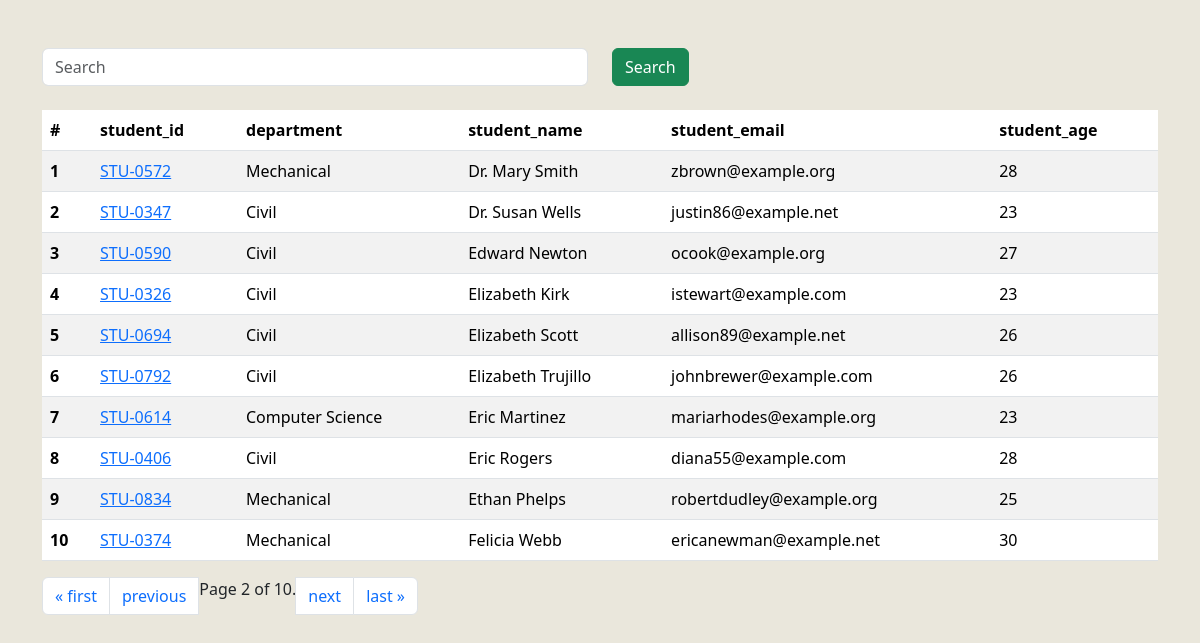
Screenshot of /students/?page=2 with the database file from the repository.
### home/models.py (models this page shows, shortened)
class Student(models.Model):
    department = models.ForeignKey(Department , related_name="depart" ,on_delete = models.CASCADE )
    student_id = models.OneToOneField(StudentID , related_name = "studentid" , on_delete = models.CASCADE)
    student_name = models.CharField(max_length = 100)
    student_email = models.EmailField(unique = True)
    student_age = models.IntegerField(default = 18)
    student_address = models.TextField()
    is_deleted = models.BooleanField(default=False)
    objects = StudentManager()
    admin_objects = models.Manager()
    def __str__(self) -> str:
        return self.student_name
    class Meta:
        ordering = ['student_name']
        verbose_name = "student"

class StudentID(models.Model):
    student_id = models.CharField(max_length=100)
    def __str__(self) -> str:
        return self.student_id

class Department(models.Model):
    department  = models.CharField(max_length=100)
    class Meta:
        ordering = ['department']

### home/views.py (the view, shortened to what this page needs)
# urls.py: path('students/', get_students, name="get_students"),
def get_students(request):
    queryset = Student.objects.all()
    paginator = Paginator(queryset, 10)  # Show 10 contacts per page.
    page_number = request.GET.get("page" , 1)
    page_obj = paginator.get_page(page_number)
    print(page_obj.object_list)
    return render(request, 'report/students.html' , {'queryset' : page_obj} )

### home/models.py (called while the page is built)
    def get_queryset(self):
        return super().get_queryset().filter(is_deleted = False)

### home/templates/report/students.html
{% extends "base.html" %}
{% block start %}
    <div class="container mt-5">
       <form action="" class="mb-4">
            <div class="row">
                <div class="col-md-6">
                    <input class="form-control" name="search" placeholder="Search">
                </div>
                <div class="col-md-6">
                    <button class="btn btn-success">Search</button>
                </div>
            </div>
        </form>
        <table class="table table-striped">
            <thead>
              <tr>
                <th scope="col">#</th>
                <th scope="col">student_id</th>
                <th scope="col">department</th>
                <th scope="col">student_name</th>
                <th scope="col">student_email</th>
                <th scope="col">student_age</th>
              </tr>
            </thead>
            <tbody>
                {% for s in queryset %}
              <tr>
                <th scope="row">{{forloop.counter}}</th>
                <td>
                    <a href="{% url 'see_marks'  s.student_id %}">{{s.student_id}}</a>
                </td>
                <td>{{s.department.department}}</td>
                <td>{{s.student_name}}</td>
                <td>{{s.student_email}}</td>
                <td>{{s.student_age}}</td>
              </tr>
             {% endfor %}
            </tbody>
        </table>
        <nav aria-label="Page navigation example">
            <ul class="pagination">
                    {% if queryset.has_previous %}
                    <li class="page-item"><a class="page-link" href="?page=1">&laquo; first</a> </li>
                    <li class="page-item"><a class="page-link" href="?page={{ queryset.previous_page_number }}">previous</a></li>
                    {% endif %}
                    <span class="current">
                        Page {{ queryset.number }} of {{ queryset.paginator.num_pages }}.
                    </span>
                    {% if queryset.has_next %}
                    <li class="page-item"><a class="page-link" href="?page={{ queryset.next_page_number }}">next</a></li>
                    <li class="page-item"><a class="page-link" href="?page={{ queryset.paginator.num_pages }}">last &raquo;</a></li>
                    {% endif %}
            </ul>
          </nav>
    </div>
{% endblock %}

### home/templates/base.html (style rules this page uses)
body { background: #EAE7DC; }

### rows the page displays
Student: student_id "STU-0572", department.department "Mechanical", student_name "Dr. Mary Smith", student_email "zbrown@example.org", student_age "28"
Student: student_id "STU-0347", department.department "Civil", student_name "Dr. Susan Wells", student_email "justin86@example.net", student_age "23"
Student: student_id "STU-0590", department.department "Civil", student_name "Edward Newton", student_email "ocook@example.org", student_age "27"
Student: student_id "STU-0326", department.department "Civil", student_name "Elizabeth Kirk", student_email "istewart@example.com", student_age "23"
Student: student_id "STU-0694", department.department "Civil", student_name "Elizabeth Scott", student_email "allison89@example.net", student_age "26"
Student: student_id "STU-0792", department.department "Civil", student_name "Elizabeth Trujillo", student_email "johnbrewer@example.com", student_age "26"
Student: student_id "STU-0614", department.department "Computer Science", student_name "Eric Martinez", student_email "mariarhodes@example.org", student_age "23"
Student: student_id "STU-0406", department.department "Civil", student_name "Eric Rogers", student_email "diana55@example.com", student_age "28"
Student: student_id "STU-0834", department.department "Mechanical", student_name "Ethan Phelps", student_email "robertdudley@example.org", student_age "25"
Student: student_id "STU-0374", department.department "Mechanical", student_name "Felicia Webb", student_email "ericanewman@example.net", student_age "30"

### other values shown
{{ queryset.number }} "2"
{{ queryset.paginator.num_pages }} "10"
